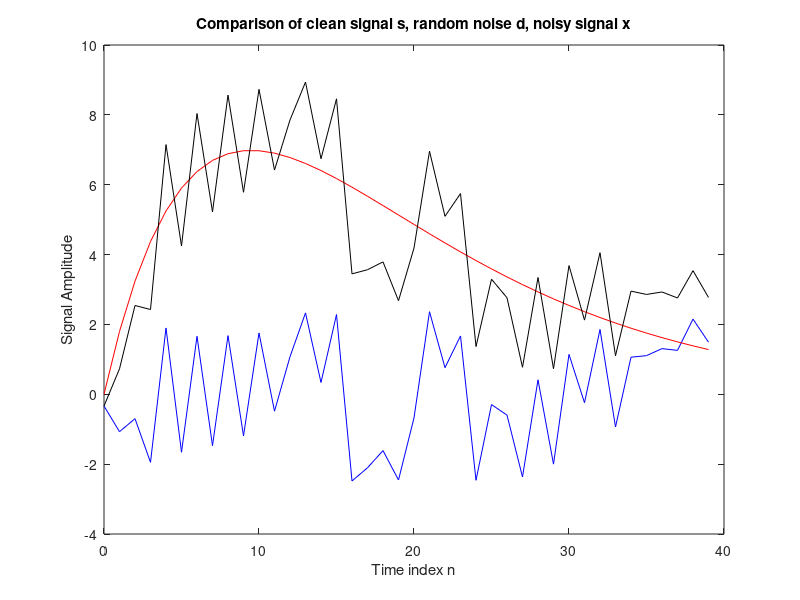
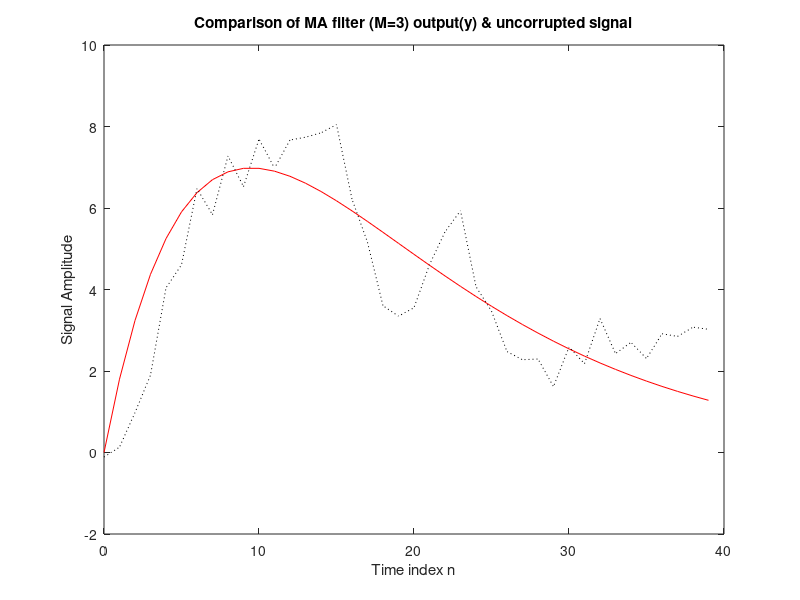
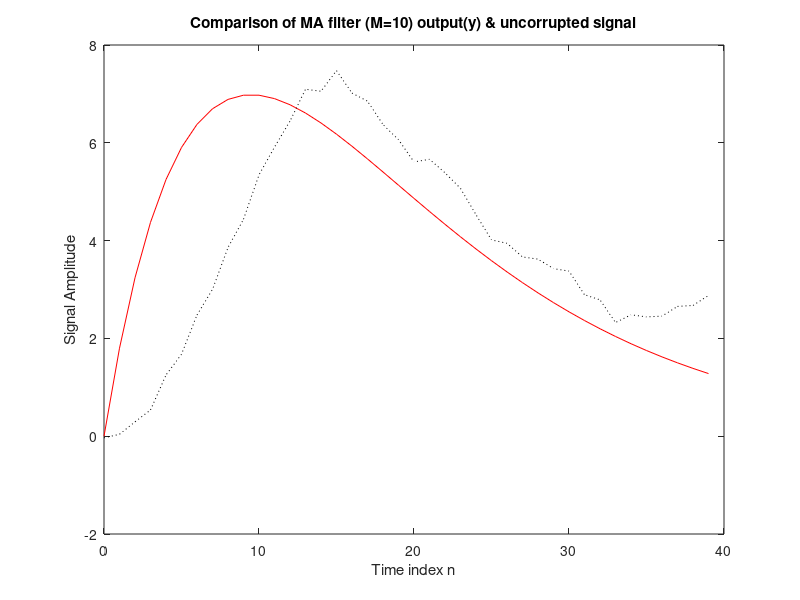

The MATLAB script that drew these images, in order:
N=40;
n=0:N-1;
s= 2*n.*(0.9.^n);
d=5*(rand(1,N)-0.5);
x=s+d;
figure(1)
plot(n,d,'b',n,s,'r',n,x,'k');
xlabel('Time index n');
ylabel('Signal Amplitude');
title('Comparison of clean signal s, random noise d, noisy signal x');
M=3;
b=ones(1,M)/M;
y=filter(b,1,x);
figure(2)
plot(n,s,'r-',n,y,'k:');
xlabel('Time index n');
ylabel('Signal Amplitude');
title('Comparison of MA filter (M=3) output(y) & uncorrupted signal');

M=10;
b=ones(1,M)/M;
y=filter(b,1,x);
figure(3)
plot(n,s,'r-',n,y,'k:');
xlabel('Time index n');
ylabel('Signal Amplitude');
title('Comparison of MA filter (M=10) output(y) & uncorrupted signal');
